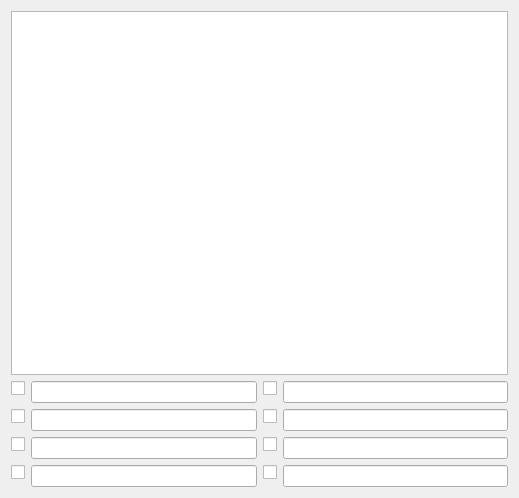
<?xml version="1.0" encoding="UTF-8"?>
<ui version="4.0">
 <class>Form</class>
 <widget class="QWidget" name="Form">
  <property name="geometry">
   <rect>
    <x>0</x>
    <y>0</y>
    <width>519</width>
    <height>498</height>
   </rect>
  </property>
  <property name="windowTitle">
   <string>Form</string>
  </property>
  <layout class="QVBoxLayout" name="verticalLayout">
   <item>
    <widget class="QTextEdit" name="desc"/>
   </item>
   <item>
    <layout class="QHBoxLayout" name="hl">
     <item>
      <layout class="QFormLayout" name="fl2">
       <item row="0" column="0">
        <widget class="QCheckBox" name="pick_1">
         <property name="text">
          <string/>
         </property>
         <property name="iconSize">
          <size>
           <width>20</width>
           <height>20</height>
          </size>
         </property>
         <property name="autoRepeat">
          <bool>false</bool>
         </property>
         <property name="tristate">
          <bool>false</bool>
         </property>
        </widget>
       </item>
       <item row="1" column="0">
        <widget class="QCheckBox" name="pick_2">
         <property name="text">
          <string/>
         </property>
        </widget>
       </item>
       <item row="2" column="0">
        <widget class="QCheckBox" name="pick_3">
         <property name="text">
          <string/>
         </property>
        </widget>
       </item>
       <item row="3" column="0">
        <widget class="QCheckBox" name="pick_4">
         <property name="text">
          <string/>
         </property>
        </widget>
       </item>
       <item row="0" column="1">
        <widget class="QLineEdit" name="opt_1"/>
       </item>
       <item row="1" column="1">
        <widget class="QLineEdit" name="opt_2"/>
       </item>
       <item row="2" column="1">
        <widget class="QLineEdit" name="opt_3"/>
       </item>
       <item row="3" column="1">
        <widget class="QLineEdit" name="opt_4"/>
       </item>
      </layout>
     </item>
     <item>
      <layout class="QFormLayout" name="fl1">
       <item row="0" column="0">
        <widget class="QCheckBox" name="pick_5">
         <property name="text">
          <string/>
         </property>
         <property name="iconSize">
          <size>
           <width>20</width>
           <height>20</height>
          </size>
         </property>
         <property name="autoRepeat">
          <bool>false</bool>
         </property>
         <property name="tristate">
          <bool>false</bool>
         </property>
        </widget>
       </item>
       <item row="0" column="1">
        <widget class="QLineEdit" name="opt_5"/>
       </item>
       <item row="1" column="0">
        <widget class="QCheckBox" name="pick_6">
         <property name="text">
          <string/>
         </property>
        </widget>
       </item>
       <item row="1" column="1">
        <widget class="QLineEdit" name="opt_6"/>
       </item>
       <item row="2" column="0">
        <widget class="QCheckBox" name="pick_7">
         <property name="text">
          <string/>
         </property>
        </widget>
       </item>
       <item row="2" column="1">
        <widget class="QLineEdit" name="opt_7"/>
       </item>
       <item row="3" column="0">
        <widget class="QCheckBox" name="pick_8">
         <property name="text">
          <string/>
         </property>
        </widget>
       </item>
       <item row="3" column="1">
        <widget class="QLineEdit" name="opt_8"/>
       </item>
      </layout>
     </item>
    </layout>
   </item>
  </layout>
 </widget>
 <resources/>
 <connections/>
</ui>
